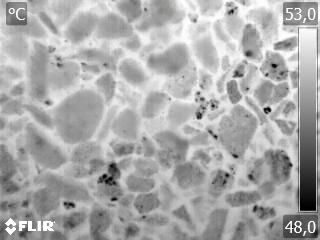
#> input picture img/103_E5R_0.jpg, 320 x 240 px, given in place of 104_E5R_4.jpg, which was not available
$ python edge_patterns.py
#> lines starting #> are read from the running program, lines starting #| are printed output that depends on the picture; pictures that were not available may be replaced by others from this repository, and a replacement may not be noted
### img_processing.py
'''Supporting functions for image preprocessng, data loading and labeling.'''

import glob

import matplotlib.pyplot as plt
import natsort
import numpy as np
from PIL import Image
import pytesseract
from skimage.color import rgb2gray
from skimage.exposure import histogram
from skimage.filters import threshold_otsu
from skimage.io import imread
from skimage.transform import rescale
from skimage.util import invert, crop


# [9 lines left out: function show_with_hist, not called in this run]


def crop_ui(img):
    '''Remove FLIR camera UI from image'''
    img_cropped = crop(img, ((27, 19), (25, 37)))
    return img_cropped


# [63 lines left out: functions get_temperature_bounds, full_prepare, load_img_series, default_img_set, decode_labels, encode_labels, not called in this run]

### edge_patterns.py
import numpy as np
import matplotlib.pyplot as plt
from scipy import ndimage as ndi

from skimage import feature
from skimage.io import imread
from skimage import restoration
from skimage.morphology import *

from skimage.color import rgb2gray
from skimage.filters import median
from img_processing import *


from skimage import exposure
from skimage.restoration import denoise_tv_chambolle, denoise_bilateral
from skimage.morphology import erosion, dilation, opening, closing, white_tophat
from img_processing import *

img = imread('img/104_E5R_4.jpg')
#> img is the input picture: shape (240, 320, 3); mean R, G, B 170.5, 170.5, 170.5
img = rgb2gray(img)
#> img: shape (240, 320) float64
im = crop_ui(img)
#> in crop_ui, `img_cropped = crop(img, ((27, 19), (25, 37)))`:
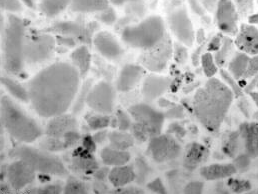
#> img_cropped: shape (194, 258) float64; min 0, max 1, mean 0.681
im = median(im, np.ones((4, 4)))
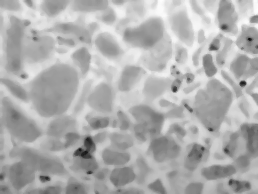
#> im: shape (194, 258) float64; min 0.0706, max 0.992, mean 0.687
#im = rescale(im, 0.25, anti_aliasing=False)
plt.figure()
plt.imshow(im, cmap='gray')
im = exposure.equalize_adapthist(im, clip_limit=0.03)
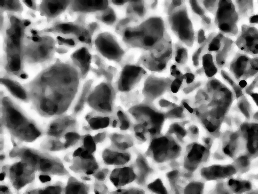
#> im: shape (194, 258) float64; min 0, max 1, mean 0.508

im = feature.canny(im, sigma=2)
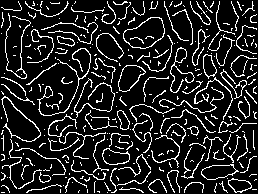
#> im: shape (194, 258) bool; 14% white in thin lines or dots


plt.figure()
plt.imshow(im, cmap='gray')
plt.show()

$ run again, on img/103_E5R_4.jpg
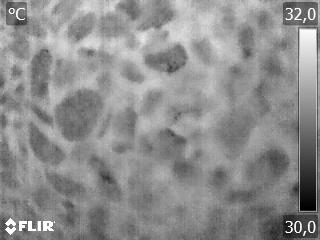
#> input picture img/103_E5R_4.jpg, 320 x 240 px, given in place of 104_E5R_4.jpg, which was not available
#> img is the input picture: shape (240, 320, 3); min 0, max 255, mean 141.6
#> img: shape (240, 320) float64
#> in crop_ui, `img_cropped = crop(img, ((27, 19), (25, 37)))`:
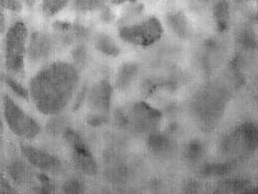
#> img_cropped: shape (194, 258) float64; min 0.173, max 0.949, mean 0.564
#> `im = feature.canny(im, sigma=2)`:
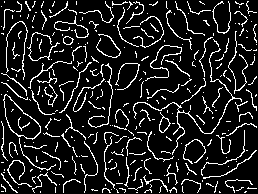
#> im: shape (194, 258) bool; 12.2% white in thin lines or dots

$ run again, on img/105_E11R_0.jpg
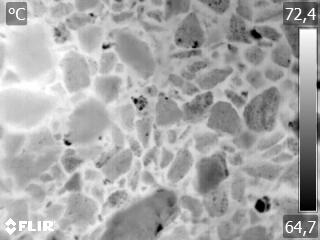
#> input picture img/105_E11R_0.jpg, 320 x 240 px, given in place of 104_E5R_4.jpg, which was not available
#> img is the input picture: shape (240, 320, 3); min 0, max 255, mean 168
#> img: shape (240, 320) float64
#> in crop_ui, `img_cropped = crop(img, ((27, 19), (25, 37)))`:
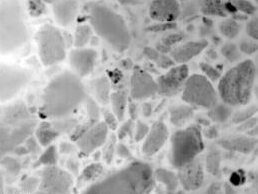
#> img_cropped: shape (194, 258) float64; min 0, max 1, mean 0.67
#> `im = feature.canny(im, sigma=2)`:
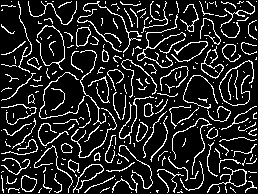
#> im: shape (194, 258) bool; 14.4% white in thin lines or dots

$ run again, on img/105_E11R_1.jpg
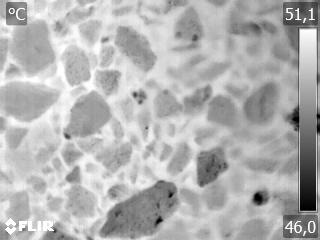
#> input picture img/105_E11R_1.jpg, 320 x 240 px, given in place of 104_E5R_4.jpg, which was not available
#> img is the input picture: shape (240, 320, 3); min 0, max 255, mean 178.6
#> img: shape (240, 320) float64
#> in crop_ui, `img_cropped = crop(img, ((27, 19), (25, 37)))`:
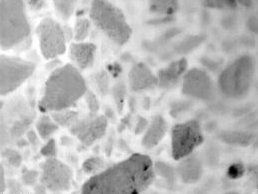
#> img_cropped: shape (194, 258) float64; min 0, max 1, mean 0.722
#> `im = feature.canny(im, sigma=2)`:
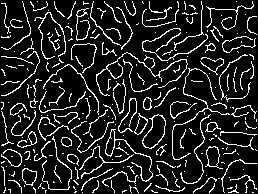
#> im: shape (194, 258) bool; 13.3% white in thin lines or dots
